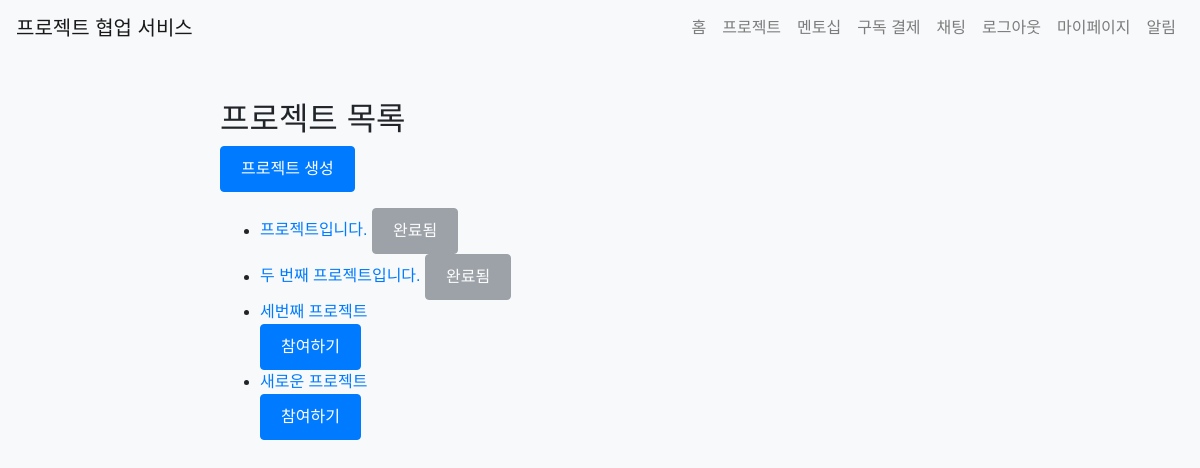
Screenshot of /project/list (signed in) with the database file from the repository.
### app/models.py (models this page shows)
class Project(db.Model):
    id = db.Column(db.Integer, primary_key=True)
    title = db.Column(db.String(100), nullable=False)
    description = db.Column(db.Text, nullable=False)
    start_date = db.Column(db.Date, nullable=False)
    end_date = db.Column(db.Date, nullable=False)
    created_at = db.Column(db.DateTime, default=datetime.utcnow)
    client_id = db.Column(db.Integer, db.ForeignKey('user.id'), nullable=False)
    client = db.relationship('User', back_populates='created_projects')
    completed = db.Column(db.Boolean, default=False)
    participants = db.relationship('User', secondary='project_participant', back_populates='projects', overlaps="project_participants")
    project_participants = db.relationship('ProjectParticipant', back_populates='project', lazy=True, overlaps="participants,projects")
    overview = db.Column(db.Text)
    requirements = db.Column(db.Text)
    flowchart = db.Column(db.Text)
    timeline = db.Column(db.Text)

### app/views/project.py (the view)
@bp.route('/list')
@login_required
def list_projects():
    form = ProjectParticipationForm()
    projects = Project.query.all()
    return render_template('project/list.html', projects=projects, form=form)

### app/__init__.py (called while the page is built)
@login_manager.user_loader
def load_user(user_id):
    if user_id is not None:
        return User.query.get(int(user_id))
    return None

### app/templates/project/list.html (shortened to what this page needs)
{% extends 'base.html' %}
{% block content %}
<h2>프로젝트 목록</h2>
<a href="{{ url_for('project.create_project') }}" class="btn btn-primary mb-3">프로젝트 생성</a>
<ul>
{% for project in projects %}
    <li>
        <a href="{{ url_for('project.detail', project_id=project.id) }}">{{ project.title }}</a>
        {% if current_user.is_authenticated %}
            {% if project.completed %}
                <span class="btn btn-secondary disabled">완료됨</span>
            {% elif current_user in project.participants %}
                <span class="badge badge-success">참여중</span>
            {% else %}
                <form action="{{ url_for('project.participate', project_id=project.id) }}" method="post">
                    <button type="submit" class="btn btn-primary">참여하기</button>
                </form>
            {% endif %}
        {% endif %}
    </li>
{% endfor %}
</ul>
{% endblock %}

### app/static/css/style.css (style rules this page uses)
.btn-primary { background-color: #007bff; border-color: #007bff; }
body { font-family: Arial, sans-serif; background-color: #f8f9fa; margin: 0; padding: 0; }
.btn { display: inline-block; padding: 10px 20px; background-color: #007bff; color: #fff; text-decoration: none; border-radius: 4px; cursor: pointer; }
.btn-primary { background-color: #007bff; }

### rows the page displays
Project: title "프로젝트입니다.", completed "완료됨"
Project: title "두 번째 프로젝트입니다.", completed "완료됨"
Project: title "세번째 프로젝트"
Project: title "새로운 프로젝트"
